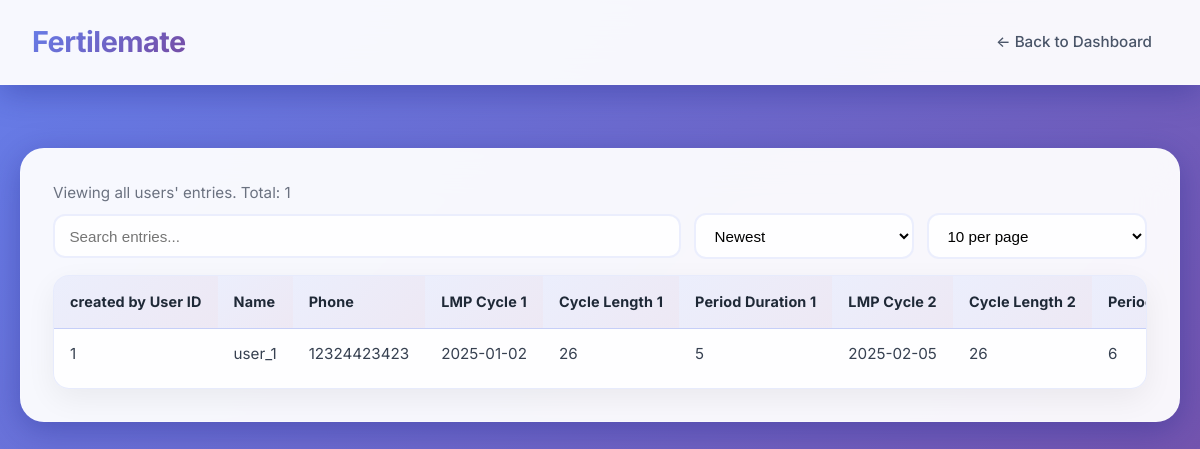
Page /fertility_data (signed in) on the committed database.
### app.py (models this page shows)
class FertilityEntryFlat(db.Model):
    id = db.Column(db.Integer, primary_key=True)
    entry_id = db.Column(db.Integer, db.ForeignKey('fertility_entry.id'), nullable=True)
    user_id = db.Column(db.Integer, db.ForeignKey('user.id'), nullable=True)
    name = db.Column(db.String(120))
    phone = db.Column(db.String(64))
    lmp_cycle_1 = db.Column(db.String(32))
    lmp_cycle_2 = db.Column(db.String(32))
    lmp_cycle_3 = db.Column(db.String(32))
    cycle_length_1 = db.Column(db.String(8))
    cycle_length_2 = db.Column(db.String(8))
    cycle_length_3 = db.Column(db.String(8))
    period_duration_1 = db.Column(db.String(8))
    period_duration_2 = db.Column(db.String(8))
    period_duration_3 = db.Column(db.String(8))
    is_pcos = db.Column(db.String(8))
    start_cycle_date = db.Column(db.String(64))
    fertile_window_start = db.Column(db.String(64))
    fertile_window_end = db.Column(db.String(64))
    ovulation_day = db.Column(db.String(64))
    cycle_regularity = db.Column(db.String(64))
    conception_probability = db.Column(db.String(64))
    avg_cycle_length = db.Column(db.String(8))
    avg_period_duration = db.Column(db.String(8))
    created_at = db.Column(db.DateTime, default=datetime.utcnow)

### app.py (the view)
@app.route('/fertility_data')
@login_required
def fertility_data_page():
    role = session.get('role', 'user')
    if role == 'admin':
        flats = FertilityEntryFlat.query.order_by(FertilityEntryFlat.created_at.desc()).all()
    else:
        flats = FertilityEntryFlat.query.filter_by(user_id=session.get('user_id')).order_by(FertilityEntryFlat.created_at.desc()).all()
    rows = []
    for f in flats:
        rows.append({
            'flat_id': f.id,
            'id': f.entry_id or f.id,
            'user_id': f.user_id,
            'name': f.name,
            'phone': f.phone,
            'lmp_cycle_1': f.lmp_cycle_1,
            'lmp_cycle_2': f.lmp_cycle_2,
            'lmp_cycle_3': f.lmp_cycle_3,
            'cycle_length_1': f.cycle_length_1,
            'cycle_length_2': f.cycle_length_2,
            'cycle_length_3': f.cycle_length_3,
            'period_duration_1': f.period_duration_1,
            'period_duration_2': f.period_duration_2,
            'period_duration_3': f.period_duration_3,
            'is_pcos': f.is_pcos,
            'start_cycle_date': f.start_cycle_date,
            'fertile_window_start': f.fertile_window_start,
            'fertile_window_end': f.fertile_window_end,
            'ovulation_day': f.ovulation_day,
            'cycle_regularity': f.cycle_regularity,
            'conception_probability': f.conception_probability,
            'avg_cycle_length': f.avg_cycle_length,
            'avg_period_duration': f.avg_period_duration,
            'created': f.created_at.strftime('%Y-%m-%d %H:%M') if f.created_at else ''
        })
    return render_template('fertility_data.html', role=role, rows=rows)

### app.py (called while the page is built)
def login_required(view_function):
    @wraps(view_function)
    def wrapper(*args, **kwargs):
        if not session.get('logged_in'):
            return redirect(url_for('login'))
        return view_function(*args, **kwargs)
    return wrapper

### templates/fertility_data.html (shortened to what this page needs)
<!DOCTYPE html>
<html lang="en">
<head>
</head>
<body>
  <div class="navbar">
    <div class="logo">Fertilemate</div>
    <nav>
      <a href="/">← Back to Dashboard</a>
    </nav>
  </div>
  <div class="container">
    <p class="muted">Viewing {{ 'all users\' entries' if role == 'admin' else 'your entries' }}. Total: {{ rows|length }}</p>
    <div class="toolbar">
      <input id="searchInput" type="text" placeholder="Search entries..." aria-label="Search">
      <select id="sortSelect" aria-label="Sort">
        <option value="created_desc">Newest</option>
      </select>
      <select id="pageSizeSelect" aria-label="Rows per page">
        <option value="10">10 per page</option>
      </select>
    </div>
    <div class="table-container">
      <table class="data-table">
        <thead>
          <tr>
            {% if role == 'admin' %}<th>created by User ID</th>{% endif %}
            <th>Name</th>
            <th>Phone</th>
            <th>LMP Cycle 1</th>
            <th>Cycle Length 1</th>
            <th>Period Duration 1</th>
            <th>LMP Cycle 2</th>
            <th>Cycle Length 2</th>
            <th>Period Duration 2</th>
          </tr>
        </thead>
        <tbody>
          {% for r in rows %}
          <tr data-name="{{ (r.name or '')|lower }}" data-phone="{{ (r.phone or '')|lower }}" data-created="{{ r.created }}">
            {% if role == 'admin' %}<td>{{ r.user_id }}</td>{% endif %}
            <td>{{ r.name }}</td>
            <td>{{ r.phone }}</td>
            <td>{{ r.lmp_cycle_1 }}</td>
            <td>{{ r.cycle_length_1 }}</td>
            <td>{{ r.period_duration_1 }}</td>
            <td>{{ r.lmp_cycle_2 }}</td>
            <td>{{ r.cycle_length_2 }}</td>
            <td>{{ r.period_duration_2 }}</td>
          </tr>
          {% endfor %}
        </tbody>
      </table>
    </div>
  </div>
</body>
</html>

### templates/fertility_data.html (style rules this page uses)
* { margin: 0; padding: 0; box-sizing: border-box; }
body { font-family: 'Inter', -apple-system, BlinkMacSystemFont, 'Segoe UI', Roboto, sans-serif; background: linear-gradient(135deg, #667eea 0%, #764ba2 100%); min-height: 100vh; color: #2d3748; line-height: 1.6; padding: 20px; }
.navbar { background: rgba(255, 255, 255, 0.95); backdrop-filter: blur(20px); color: #2d3748; padding: 1.2rem 2rem; display: flex; justify-content: space-between; align-items: center; box-shadow: 0 8px 32px rgba(31, 38, 135, 0.37); border-bottom: 1px solid rgba(255, 255, 255, 0.18); position: fixed; top: 0; left: 0; right: 0; z-index: 1000; }
.navbar .logo { font-size: 1.8rem; font-weight: 700; background: linear-gradient(135deg, #667eea 0%, #764ba2 100%); -webkit-background-clip: text; -webkit-text-fill-color: transparent; background-clip: text; letter-spacing: -0.5px; }
.navbar nav a { color: #4a5568; text-decoration: none; margin-left: 2rem; font-size: 0.95rem; font-weight: 500; padding: 0.5rem 1rem; border-radius: 8px; transition: all 0.3s ease; }
.container { max-width: full; margin: 8rem auto 2rem; background: rgba(255, 255, 255, 0.95); backdrop-filter: blur(20px); border-radius: 24px; box-shadow: 0 8px 32px rgba(31, 38, 135, 0.37); border: 1px solid rgba(255, 255, 255, 0.18); padding: 2rem; }
.muted { color: #6b7280; font-size: 0.95rem; }
.table-container { margin-top: 1rem; background: rgba(255,255,255,0.9); border: 1px solid rgba(102,126,234,0.15); border-radius: 16px; overflow-x: auto; overflow-y: hidden; -webkit-overflow-scrolling: touch; box-shadow: 0 10px 30px rgba(0,0,0,0.06); }
table { width: 100%; border-collapse: collapse; }
thead th { background: linear-gradient(135deg, rgba(102,126,234,0.12) 0%, rgba(118,75,162,0.12) 100%); color: #1f2937; text-align: left; font-weight: 700; font-size: 0.9rem; letter-spacing: 0.01em; padding: 0.9rem 1rem; border-bottom: 1px solid rgba(102,126,234,0.2); position: sticky; top: 0; z-index: 1; white-space: nowrap; }
tbody td { padding: 0.85rem 1rem; border-bottom: 1px solid rgba(102,126,234,0.12); vertical-align: top; color: #374151; font-size: 0.95rem; white-space: nowrap; }
tbody tr:last-child td { border-bottom: none; }
.toolbar { display: grid; grid-template-columns: 1fr repeat(2, minmax(180px, 220px)); gap: 0.8rem; align-items: center; margin: 0.5rem 0; }
.toolbar input[type="text"], .toolbar select { padding: 0.7rem 0.9rem; border: 2px solid rgba(102,126,234,0.12); border-radius: 12px; background: rgba(255,255,255,0.9); font-size: 0.95rem; outline: none; transition: all 0.2s ease; }

### rows in the picture
FertilityEntryFlat: user_id "1", name "user_1", phone "12324423423", lmp_cycle_1 "2025-01-02", cycle_length_1 "26", period_duration_1 "5", lmp_cycle_2 "2025-02-05", cycle_length_2 "26", period_duration_2 "6"

### other values in the picture
{{ 'all users\' entries' if role == 'admin' else 'your entries' }} "all users' entries"
{{ rows|length }} "1"
